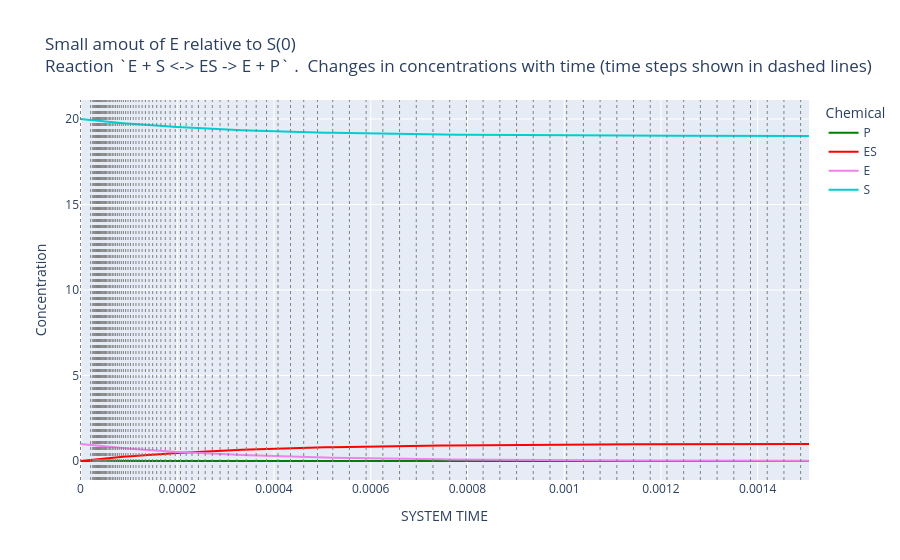

The notebook cell saved with this chart:
### Code cell
uc.plot_history(show_intervals=True, 
                title_prefix="Small amout of E relative to S(0)")

### Figure 1 — Plotly figure (JSON) as saved in the notebook; plotly's stock layout.template omitted (floating-point values rounded to 4 significant figures; data arrays with more than 128 entries replaced by an {"elided": "..."} marker saying what was removed)
{"data": [{"hovertemplate": "Chemical=P<br>SYSTEM TIME=%{x}<br>Concentration=%{y}<extra></extra>", "legendgroup": "P", "line": {"color": "green", "dash": "solid", "shape": "linear"}, "marker": {"symbol": "circle"}, "mode": "lines", "name": "P", "orientation": "v", "showlegend": true, "type": "scatter", "x": {"elided": "174 float values"}, "xaxis": "x", "y": {"elided": "174 float values"}, "yaxis": "y"}, {"hovertemplate": "Chemical=ES<br>SYSTEM TIME=%{x}<br>Concentration=%{y}<extra></extra>", "legendgroup": "ES", "line": {"color": "red", "dash": "solid", "shape": "linear"}, "marker": {"symbol": "circle"}, "mode": "lines", "name": "ES", "orientation": "v", "showlegend": true, "type": "scatter", "x": {"elided": "174 float values"}, "xaxis": "x", "y": {"elided": "174 float values"}, "yaxis": "y"}, {"hovertemplate": "Chemical=E<br>SYSTEM TIME=%{x}<br>Concentration=%{y}<extra></extra>", "legendgroup": "E", "line": {"color": "violet", "dash": "solid", "shape": "linear"}, "marker": {"symbol": "circle"}, "mode": "lines", "name": "E", "orientation": "v", "showlegend": true, "type": "scatter", "x": {"elided": "174 float values"}, "xaxis": "x", "y": {"elided": "174 float values"}, "yaxis": "y"}, {"hovertemplate": "Chemical=S<br>SYSTEM TIME=%{x}<br>Concentration=%{y}<extra></extra>", "legendgroup": "S", "line": {"color": "darkturquoise", "dash": "solid", "shape": "linear"}, "marker": {"symbol": "circle"}, "mode": "lines", "name": "S", "orientation": "v", "showlegend": true, "type": "scatter", "x": {"elided": "174 float values"}, "xaxis": "x", "y": {"elided": "174 float values"}, "yaxis": "y"}], "layout": {"autosize": true, "legend": {"title": {"text": "Chemical"}, "tracegroupgap": 0}, "shapes": [{"line": {"color": "gray", "dash": "dot", "width": 1}, "type": "line", "x0": 0, "x1": 0, "xref": "x", "y0": 0, "y1": 1, "yref": "y domain"}, {"line": {"color": "gray", "dash": "dot", "width": 1}, "type": "line", "x0": 2.1e-05, "x1": 2.1e-05, "xref": "x", "y0": 0, "y1": 1, "yref": "y domain"}, {"line": {"color": "gray", "dash": "dot", "width": 1}, "type": "line", "x0": 2.529e-05, "x1": 2.529e-05, "xref": "x", "y0": 0, "y1": 1, "yref": "y domain"}, {"line": {"color": "gray", "dash": "dot", "width": 1}, "type": "line", "x0": 2.727e-05, "x1": 2.727e-05, "xref": "x", "y0": 0, "y1": 1, "yref": "y domain"}, {"line": {"color": "gray", "dash": "dot", "width": 1}, "type": "line", "x0": 2.925e-05, "x1": 2.925e-05, "xref": "x", "y0": 0, "y1": 1, "yref": "y domain"}, {"line": {"color": "gray", "dash": "dot", "width": 1}, "type": "line", "x0": 3.123e-05, "x1": 3.123e-05, "xref": "x", "y0": 0, "y1": 1, "yref": "y domain"}, {"line": {"color": "gray", "dash": "dot", "width": 1}, "type": "line", "x0": 3.321e-05, "x1": 3.321e-05, "xref": "x", "y0": 0, "y1": 1, "yref": "y domain"}, {"line": {"color": "gray", "dash": "dot", "width": 1}, "type": "line", "x0": 3.519e-05, "x1": 3.519e-05, "xref": "x", "y0": 0, "y1": 1, "yref": "y domain"}, {"line": {"color": "gray", "dash": "dot", "width": 1}, "type": "line", "x0": 3.717e-05, "x1": 3.717e-05, "xref": "x", "y0": 0, "y1": 1, "yref": "y domain"}, {"line": {"color": "gray", "dash": "dot", "width": 1}, "type": "line", "x0": 3.915e-05, "x1": 3.915e-05, "xref": "x", "y0": 0, "y1": 1, "yref": "y domain"}, {"line": {"color": "gray", "dash": "dot", "width": 1}, "type": "line", "x0": 4.113e-05, "x1": 4.113e-05, "xref": "x", "y0": 0, "y1": 1, "yref": "y domain"}, {"line": {"color": "gray", "dash": "dot", "width": 1}, "type": "line", "x0": 4.311e-05, "x1": 4.311e-05, "xref": "x", "y0": 0, "y1": 1, "yref": "y domain"}, {"line": {"color": "gray", "dash": "dot", "width": 1}, "type": "line", "x0": 4.509e-05, "x1": 4.509e-05, "xref": "x", "y0": 0, "y1": 1, "yref": "y domain"}, {"line": {"color": "gray", "dash": "dot", "width": 1}, "type": "line", "x0": 4.717e-05, "x1": 4.717e-05, "xref": "x", "y0": 0, "y1": 1, "yref": "y domain"}, {"line": {"color": "gray", "dash": "dot", "width": 1}, "type": "line", "x0": 4.935e-05, "x1": 4.935e-05, "xref": "x", "y0": 0, "y1": 1, "yref": "y domain"}, {"line": {"color": "gray", "dash": "dot", "width": 1}, "type": "line", "x0": 5.174e-05, "x1": 5.174e-05, "xref": "x", "y0": 0, "y1": 1, "yref": "y domain"}, {"line": {"color": "gray", "dash": "dot", "width": 1}, "type": "line", "x0": 5.426e-05, "x1": 5.426e-05, "xref": "x", "y0": 0, "y1": 1, "yref": "y domain"}, {"line": {"color": "gray", "dash": "dot", "width": 1}, "type": "line", "x0": 5.689e-05, "x1": 5.689e-05, "xref": "x", "y0": 0, "y1": 1, "yref": "y domain"}, {"line": {"color": "gray", "dash": "dot", "width": 1}, "type": "line", "x0": 5.966e-05, "x1": 5.966e-05, "xref": "x", "y0": 0, "y1": 1, "yref": "y domain"}, {"line": {"color": "gray", "dash": "dot", "width": 1}, "type": "line", "x0": 6.256e-05, "x1": 6.256e-05, "xref": "x", "y0": 0, "y1": 1, "yref": "y domain"}, {"line": {"color": "gray", "dash": "dot", "width": 1}, "type": "line", "x0": 6.575e-05, "x1": 6.575e-05, "xref": "x", "y0": 0, "y1": 1, "yref": "y domain"}, {"line": {"color": "gray", "dash": "dot", "width": 1}, "type": "line", "x0": 6.91e-05, "x1": 6.91e-05, "xref": "x", "y0": 0, "y1": 1, "yref": "y domain"}, {"line": {"color": "gray", "dash": "dot", "width": 1}, "type": "line", "x0": 7.26e-05, "x1": 7.26e-05, "xref": "x", "y0": 0, "y1": 1, "yref": "y domain"}, {"line": {"color": "gray", "dash": "dot", "width": 1}, "type": "line", "x0": 7.629e-05, "x1": 7.629e-05, "xref": "x", "y0": 0, "y1": 1, "yref": "y domain"}, {"line": {"color": "gray", "dash": "dot", "width": 1}, "type": "line", "x0": 8.015e-05, "x1": 8.015e-05, "xref": "x", "y0": 0, "y1": 1, "yref": "y domain"}, {"line": {"color": "gray", "dash": "dot", "width": 1}, "type": "line", "x0": 8.439e-05, "x1": 8.439e-05, "xref": "x", "y0": 0, "y1": 1, "yref": "y domain"}, {"line": {"color": "gray", "dash": "dot", "width": 1}, "type": "line", "x0": 8.863e-05, "x1": 8.863e-05, "xref": "x", "y0": 0, "y1": 1, "yref": "y domain"}, {"line": {"color": "gray", "dash": "dot", "width": 1}, "type": "line", "x0": 9.33e-05, "x1": 9.33e-05, "xref": "x", "y0": 0, "y1": 1, "yref": "y domain"}, {"line": {"color": "gray", "dash": "dot", "width": 1}, "type": "line", "x0": 9.821e-05, "x1": 9.821e-05, "xref": "x", "y0": 0, "y1": 1, "yref": "y domain"}, {"line": {"color": "gray", "dash": "dot", "width": 1}, "type": "line", "x0": 0.0001033, "x1": 0.0001033, "xref": "x", "y0": 0, "y1": 1, "yref": "y domain"}, {"line": {"color": "gray", "dash": "dot", "width": 1}, "type": "line", "x0": 0.000109, "x1": 0.000109, "xref": "x", "y0": 0, "y1": 1, "yref": "y domain"}, {"line": {"color": "gray", "dash": "dot", "width": 1}, "type": "line", "x0": 0.0001146, "x1": 0.0001146, "xref": "x", "y0": 0, "y1": 1, "yref": "y domain"}, {"line": {"color": "gray", "dash": "dot", "width": 1}, "type": "line", "x0": 0.0001209, "x1": 0.0001209, "xref": "x", "y0": 0, "y1": 1, "yref": "y domain"}, {"line": {"color": "gray", "dash": "dot", "width": 1}, "type": "line", "x0": 0.0001274, "x1": 0.0001274, "xref": "x", "y0": 0, "y1": 1, "yref": "y domain"}, {"line": {"color": "gray", "dash": "dot", "width": 1}, "type": "line", "x0": 0.0001342, "x1": 0.0001342, "xref": "x", "y0": 0, "y1": 1, "yref": "y domain"}, {"line": {"color": "gray", "dash": "dot", "width": 1}, "type": "line", "x0": 0.0001417, "x1": 0.0001417, "xref": "x", "y0": 0, "y1": 1, "yref": "y domain"}, {"line": {"color": "gray", "dash": "dot", "width": 1}, "type": "line", "x0": 0.0001493, "x1": 0.0001493, "xref": "x", "y0": 0, "y1": 1, "yref": "y domain"}, {"line": {"color": "gray", "dash": "dot", "width": 1}, "type": "line", "x0": 0.0001575, "x1": 0.0001575, "xref": "x", "y0": 0, "y1": 1, "yref": "y domain"}, {"line": {"color": "gray", "dash": "dot", "width": 1}, "type": "line", "x0": 0.0001662, "x1": 0.0001662, "xref": "x", "y0": 0, "y1": 1, "yref": "y domain"}, {"line": {"color": "gray", "dash": "dot", "width": 1}, "type": "line", "x0": 0.0001753, "x1": 0.0001753, "xref": "x", "y0": 0, "y1": 1, "yref": "y domain"}, {"line": {"color": "gray", "dash": "dot", "width": 1}, "type": "line", "x0": 0.0001853, "x1": 0.0001853, "xref": "x", "y0": 0, "y1": 1, "yref": "y domain"}, {"line": {"color": "gray", "dash": "dot", "width": 1}, "type": "line", "x0": 0.0001958, "x1": 0.0001958, "xref": "x", "y0": 0, "y1": 1, "yref": "y domain"}, {"line": {"color": "gray", "dash": "dot", "width": 1}, "type": "line", "x0": 0.0002068, "x1": 0.0002068, "xref": "x", "y0": 0, "y1": 1, "yref": "y domain"}, {"line": {"color": "gray", "dash": "dot", "width": 1}, "type": "line", "x0": 0.0002184, "x1": 0.0002184, "xref": "x", "y0": 0, "y1": 1, "yref": "y domain"}, {"line": {"color": "gray", "dash": "dot", "width": 1}, "type": "line", "x0": 0.0002305, "x1": 0.0002305, "xref": "x", "y0": 0, "y1": 1, "yref": "y domain"}, {"line": {"color": "gray", "dash": "dot", "width": 1}, "type": "line", "x0": 0.0002438, "x1": 0.0002438, "xref": "x", "y0": 0, "y1": 1, "yref": "y domain"}, {"line": {"color": "gray", "dash": "dot", "width": 1}, "type": "line", "x0": 0.0002578, "x1": 0.0002578, "xref": "x", "y0": 0, "y1": 1, "yref": "y domain"}, {"line": {"color": "gray", "dash": "dot", "width": 1}, "type": "line", "x0": 0.0002725, "x1": 0.0002725, "xref": "x", "y0": 0, "y1": 1, "yref": "y domain"}, {"line": {"color": "gray", "dash": "dot", "width": 1}, "type": "line", "x0": 0.0002886, "x1": 0.0002886, "xref": "x", "y0": 0, "y1": 1, "yref": "y domain"}, {"line": {"color": "gray", "dash": "dot", "width": 1}, "type": "line", "x0": 0.0003055, "x1": 0.0003055, "xref": "x", "y0": 0, "y1": 1, "yref": "y domain"}, {"line": {"color": "gray", "dash": "dot", "width": 1}, "type": "line", "x0": 0.0003232, "x1": 0.0003232, "xref": "x", "y0": 0, "y1": 1, "yref": "y domain"}, {"line": {"color": "gray", "dash": "dot", "width": 1}, "type": "line", "x0": 0.0003427, "x1": 0.0003427, "xref": "x", "y0": 0, "y1": 1, "yref": "y domain"}, {"line": {"color": "gray", "dash": "dot", "width": 1}, "type": "line", "x0": 0.0003632, "x1": 0.0003632, "xref": "x", "y0": 0, "y1": 1, "yref": "y domain"}, {"line": {"color": "gray", "dash": "dot", "width": 1}, "type": "line", "x0": 0.0003847, "x1": 0.0003847, "xref": "x", "y0": 0, "y1": 1, "yref": "y domain"}, {"line": {"color": "gray", "dash": "dot", "width": 1}, "type": "line", "x0": 0.0004083, "x1": 0.0004083, "xref": "x", "y0": 0, "y1": 1, "yref": "y domain"}, {"line": {"color": "gray", "dash": "dot", "width": 1}, "type": "line", "x0": 0.0004342, "x1": 0.0004342, "xref": "x", "y0": 0, "y1": 1, "yref": "y domain"}, {"line": {"color": "gray", "dash": "dot", "width": 1}, "type": "line", "x0": 0.0004615, "x1": 0.0004615, "xref": "x", "y0": 0, "y1": 1, "yref": "y domain"}, {"line": {"color": "gray", "dash": "dot", "width": 1}, "type": "line", "x0": 0.00049, "x1": 0.00049, "xref": "x", "y0": 0, "y1": 1, "yref": "y domain"}, {"line": {"color": "gray", "dash": "dot", "width": 1}, "type": "line", "x0": 0.0005214, "x1": 0.0005214, "xref": "x", "y0": 0, "y1": 1, "yref": "y domain"}, {"line": {"color": "gray", "dash": "dot", "width": 1}, "type": "line", "x0": 0.000556, "x1": 0.000556, "xref": "x", "y0": 0, "y1": 1, "yref": "y domain"}, {"line": {"color": "gray", "dash": "dot", "width": 1}, "type": "line", "x0": 0.0005905, "x1": 0.0005905, "xref": "x", "y0": 0, "y1": 1, "yref": "y domain"}, {"line": {"color": "gray", "dash": "dot", "width": 1}, "type": "line", "x0": 0.0006251, "x1": 0.0006251, "xref": "x", "y0": 0, "y1": 1, "yref": "y domain"}, {"line": {"color": "gray", "dash": "dot", "width": 1}, "type": "line", "x0": 0.0006596, "x1": 0.0006596, "xref": "x", "y0": 0, "y1": 1, "yref": "y domain"}, {"line": {"color": "gray", "dash": "dot", "width": 1}, "type": "line", "x0": 0.0006942, "x1": 0.0006942, "xref": "x", "y0": 0, "y1": 1, "yref": "y domain"}, {"line": {"color": "gray", "dash": "dot", "width": 1}, "type": "line", "x0": 0.0007287, "x1": 0.0007287, "xref": "x", "y0": 0, "y1": 1, "yref": "y domain"}, {"line": {"color": "gray", "dash": "dot", "width": 1}, "type": "line", "x0": 0.0007633, "x1": 0.0007633, "xref": "x", "y0": 0, "y1": 1, "yref": "y domain"}, {"line": {"color": "gray", "dash": "dot", "width": 1}, "type": "line", "x0": 0.0007978, "x1": 0.0007978, "xref": "x", "y0": 0, "y1": 1, "yref": "y domain"}, {"line": {"color": "gray", "dash": "dot", "width": 1}, "type": "line", "x0": 0.0008324, "x1": 0.0008324, "xref": "x", "y0": 0, "y1": 1, "yref": "y domain"}, {"line": {"color": "gray", "dash": "dot", "width": 1}, "type": "line", "x0": 0.0008669, "x1": 0.0008669, "xref": "x", "y0": 0, "y1": 1, "yref": "y domain"}, {"line": {"color": "gray", "dash": "dot", "width": 1}, "type": "line", "x0": 0.0009015, "x1": 0.0009015, "xref": "x", "y0": 0, "y1": 1, "yref": "y domain"}, {"line": {"color": "gray", "dash": "dot", "width": 1}, "type": "line", "x0": 0.000936, "x1": 0.000936, "xref": "x", "y0": 0, "y1": 1, "yref": "y domain"}, {"line": {"color": "gray", "dash": "dot", "width": 1}, "type": "line", "x0": 0.0009706, "x1": 0.0009706, "xref": "x", "y0": 0, "y1": 1, "yref": "y domain"}, {"line": {"color": "gray", "dash": "dot", "width": 1}, "type": "line", "x0": 0.001005, "x1": 0.001005, "xref": "x", "y0": 0, "y1": 1, "yref": "y domain"}, {"line": {"color": "gray", "dash": "dot", "width": 1}, "type": "line", "x0": 0.00104, "x1": 0.00104, "xref": "x", "y0": 0, "y1": 1, "yref": "y domain"}, {"line": {"color": "gray", "dash": "dot", "width": 1}, "type": "line", "x0": 0.001074, "x1": 0.001074, "xref": "x", "y0": 0, "y1": 1, "yref": "y domain"}, {"line": {"color": "gray", "dash": "dot", "width": 1}, "type": "line", "x0": 0.001109, "x1": 0.001109, "xref": "x", "y0": 0, "y1": 1, "yref": "y domain"}, {"line": {"color": "gray", "dash": "dot", "width": 1}, "type": "line", "x0": 0.001143, "x1": 0.001143, "xref": "x", "y0": 0, "y1": 1, "yref": "y domain"}, {"line": {"color": "gray", "dash": "dot", "width": 1}, "type": "line", "x0": 0.001178, "x1": 0.001178, "xref": "x", "y0": 0, "y1": 1, "yref": "y domain"}, {"line": {"color": "gray", "dash": "dot", "width": 1}, "type": "line", "x0": 0.001212, "x1": 0.001212, "xref": "x", "y0": 0, "y1": 1, "yref": "y domain"}, {"line": {"color": "gray", "dash": "dot", "width": 1}, "type": "line", "x0": 0.001247, "x1": 0.001247, "xref": "x", "y0": 0, "y1": 1, "yref": "y domain"}, {"line": {"color": "gray", "dash": "dot", "width": 1}, "type": "line", "x0": 0.001282, "x1": 0.001282, "xref": "x", "y0": 0, "y1": 1, "yref": "y domain"}, {"line": {"color": "gray", "dash": "dot", "width": 1}, "type": "line", "x0": 0.001316, "x1": 0.001316, "xref": "x", "y0": 0, "y1": 1, "yref": "y domain"}, {"line": {"color": "gray", "dash": "dot", "width": 1}, "type": "line", "x0": 0.001351, "x1": 0.001351, "xref": "x", "y0": 0, "y1": 1, "yref": "y domain"}, {"line": {"color": "gray", "dash": "dot", "width": 1}, "type": "line", "x0": 0.001385, "x1": 0.001385, "xref": "x", "y0": 0, "y1": 1, "yref": "y domain"}, {"line": {"color": "gray", "dash": "dot", "width": 1}, "type": "line", "x0": 0.00142, "x1": 0.00142, "xref": "x", "y0": 0, "y1": 1, "yref": "y domain"}, {"line": {"color": "gray", "dash": "dot", "width": 1}, "type": "line", "x0": 0.001454, "x1": 0.001454, "xref": "x", "y0": 0, "y1": 1, "yref": "y domain"}, {"line": {"color": "gray", "dash": "dot", "width": 1}, "type": "line", "x0": 0.001489, "x1": 0.001489, "xref": "x", "y0": 0, "y1": 1, "yref": "y domain"}], "title": {"text": "Small amout of E relative to S(0) <br>Reaction `E + S <-> ES -> E + P` .  Changes in concentrations with time (time steps shown in dashed lines)"}, "xaxis": {"anchor": "y", "autorange": true, "domain": [0, 1], "range": [-1.258e-06, 0.001506], "title": {"text": "SYSTEM TIME"}, "type": "linear"}, "yaxis": {"anchor": "x", "autorange": true, "domain": [0, 1], "range": [-1.111, 21.11], "title": {"text": "Concentration"}, "type": "linear"}}}
